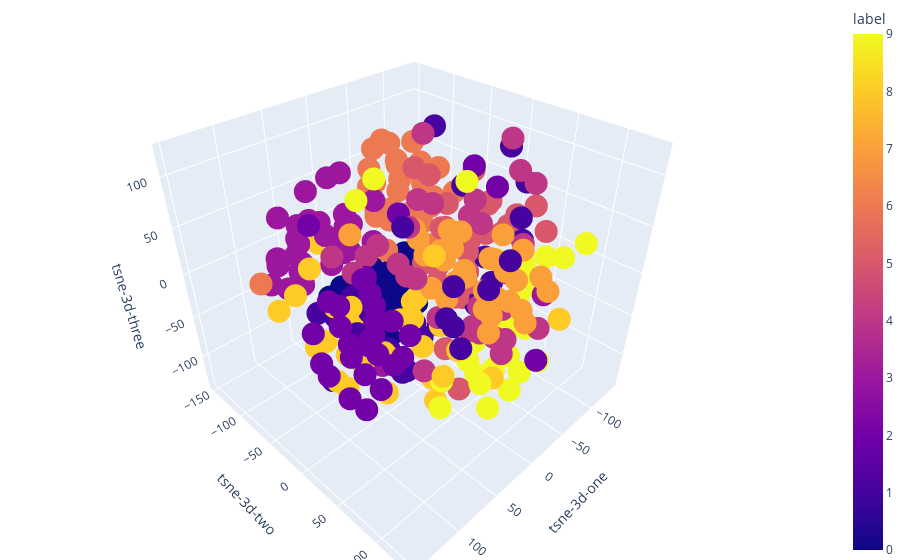

Source (notebook cell):
### Code cell
import plotly.express as px

label = []
idx = 0
id2label = dict()
for identity in identities:
  identity = int(identity)
  if identity not in id2label:
    id2label[identity] = idx
    idx += 1
  label.append(id2label[identity])

df_subset = pd.DataFrame({'label': label})

df_subset['tsne-3d-one'] = tsne_result[:,0]
df_subset['tsne-3d-two'] = tsne_result[:,1]
df_subset['tsne-3d-three'] = tsne_result[:,2]

fig = px.scatter_3d(df_subset, x="tsne-3d-one", y="tsne-3d-two", z="tsne-3d-three", color="label")
fig.update_layout(margin=dict(l=0, r=0, b=0, t=0))
fig.show()

### Figure 1 — Plotly figure (JSON) as saved in the notebook; plotly's stock layout.template omitted (floating-point values rounded to 4 significant figures; data arrays with more than 128 entries replaced by an {"elided": "..."} marker saying what was removed)
{"data": [{"hovertemplate": "tsne-3d-one=%{x}<br>tsne-3d-two=%{y}<br>tsne-3d-three=%{z}<br>label=%{marker.color}<extra></extra>", "legendgroup": "", "marker": {"color": {"elided": "301 int values"}, "coloraxis": "coloraxis", "symbol": "circle"}, "mode": "markers", "name": "", "scene": "scene", "showlegend": false, "type": "scatter3d", "x": {"elided": "301 float values"}, "y": {"elided": "301 float values"}, "z": {"elided": "301 float values"}}], "layout": {"coloraxis": {"colorbar": {"title": {"text": "label"}}, "colorscale": [[0, "#0d0887"], [0.1111, "#46039f"], [0.2222, "#7201a8"], [0.3333, "#9c179e"], [0.4444, "#bd3786"], [0.5556, "#d8576b"], [0.6667, "#ed7953"], [0.7778, "#fb9f3a"], [0.8889, "#fdca26"], [1, "#f0f921"]]}, "legend": {"tracegroupgap": 0}, "margin": {"b": 0, "l": 0, "r": 0, "t": 0}, "scene": {"domain": {"x": [0, 1], "y": [0, 1]}, "xaxis": {"title": {"text": "tsne-3d-one"}}, "yaxis": {"title": {"text": "tsne-3d-two"}}, "zaxis": {"title": {"text": "tsne-3d-three"}}}}}
